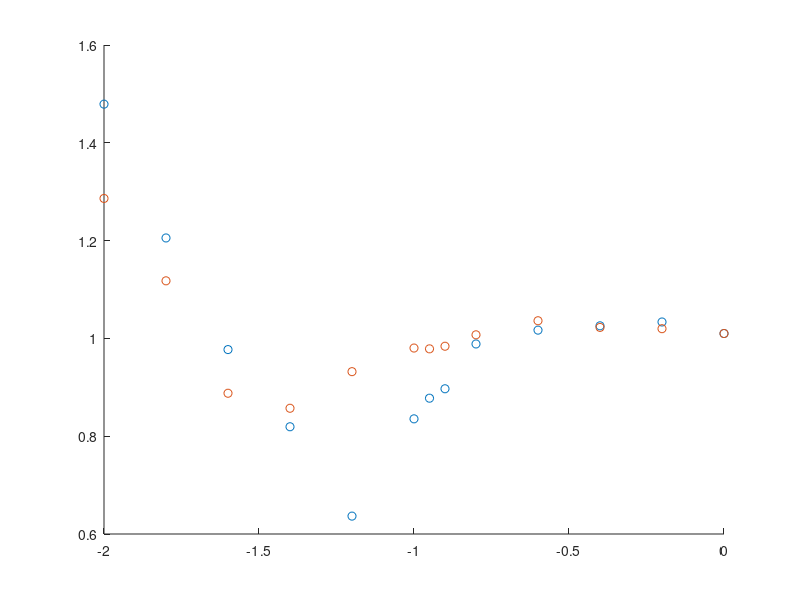

MATLAB code for this plot: (Note: this script raises an error after producing the figure.)
%% combined data
Vz_Vh = [0, -0.2, -0.4, -0.6, -0.8, -0.9, -0.95, -1, -1.2, -1.4, -1.6, -1.8, -2];
Ct_Ct0 = [1.01, 1.033561256, 1.02574431, 1.016905479, 0.9886233356, 0.8970075219, 0.8777239092, 0.8355080194, 0.6365858976, 0.8193207782, 0.9771476477, 1.205411694, 1.479053926];
Ct_Ct0_1 =  [1.01, 1.019862598, 1.022487682, 1.036115946, 1.007347708, 0.9839842248, 0.9786538544, 0.9802922029, 0.9320008793, 0.8571452231, 0.8878504896, 1.11776332, 1.286220286];
Ct_Ct0_2 =  [1.01, 1.012799538, 1.010993231, 1.005584499, 0.9918431202, 0.9742899559, 0.966401586, 0.9580817711, 0.9240400687, 0.8932144368, 0.8924124454, 1.097631645, 1.364297782];

RPM = [1000, 2000, 3000, 4000, 5000, 6000, 7000, 8000, 9000, 10000];
Ct0 = [0.007595435213, 0.007804640048, 0.007477726295, 0.007343704301, 0.007172236168, 0.007095629221, 0.006956096206, 0.006893429164, 0.006781505455, 0.006776539105];

%% fit
p = polyfit(Vz_Vh, Ct_Ct0, 4);
Vz_Vh_range = linspace(-2.2, 0, 100);
fitted_curve = polyval(p, Vz_Vh_range);

p1 = polyfit(RPM, Ct0, 2);
RPM_range = linspace(0, 10000, 1000);
fitted_curve1 = polyval(p1, RPM_range);

%% plot
figure;
clf;
hold on;
scatter(Vz_Vh, Ct_Ct0, 'blue', 'DisplayName', '2000 RPM');
scatter(Vz_Vh, Ct_Ct0_1, 'cyan','DisplayName', '6000 RPM');
scatter(Vz_Vh, Ct_Ct0_2, 'MarkerEdgeColor', "[0 0.4470 0.7410]", 'DisplayName', '10000 RPM');
plot(Vz_Vh_range, fitted_curve, 'r', 'DisplayName', 'Fitted curve');
xlabel('Vz/Vi_0');
ylabel('Ct/Ct_0');
legend('show');
title('0° Tilt Ct/Ct_0 vs Vz/Vi_0 with Quartic Polynomial Fit');
grid on;
hold off;

f = gcf;
exportgraphics(f, 'VzVh Non Tilted.pdf', 'ContentType', 'vector');

figure;
scatter(RPM, Ct0, 'b', 'DisplayName', 'Data');
hold on;
plot(RPM_range, fitted_curve1, 'r', 'DisplayName', 'Fitted curve');
xlabel('RPM');
ylabel('Ct_0');
legend('show');
title('Ct at Vz=0 vs RPM with Quadratic Polynomial Fit');
grid on;
hold off;

%% disp
disp('Fitted parameters 1 (quartic polynomial):');
format long
disp(p);



disp('Fitted parameters 2: ');
format long
disp(p1);

